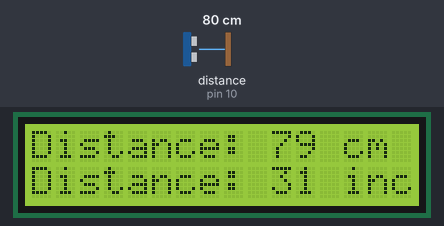
Simulated run of this sketch. Board: Arduino Uno, built with avr-gcc and run on an emulated ATmega328P. Parts: 16×2 character LCD. Wiring (inferred from the names in the program): ultrasonic range finder: trigger pin 9; echo pin 10. The inputs (shaded band) are chosen by the test bench; at power-on: distance to the obstacle (sensor on pin 10) 80 cm. The echo pulse lasts 58.3 µs per cm.

Above: at 1.36 s.
1.4 s: distance to the obstacle (sensor on pin 10) set to 2 cm
At 2.6 s:
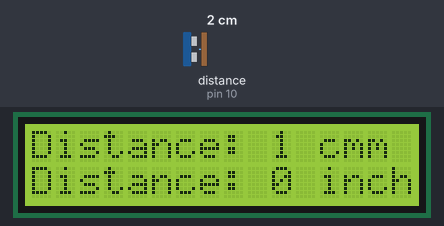
3.0 s: distance to the obstacle (sensor on pin 10) set to 18 cm
At 4.2 s:
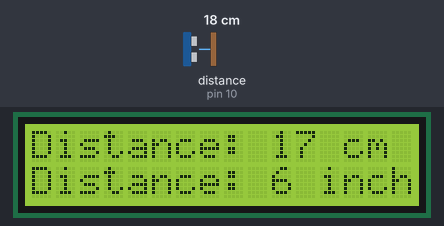
4.5 s: distance to the obstacle (sensor on pin 10) set to 4 cm
At 5.5 s:
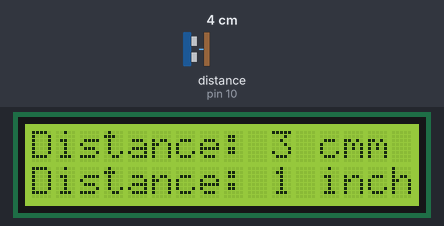
Timing chart, 0 to 7.5 s (numbered marks = the images above; inputs shaded):
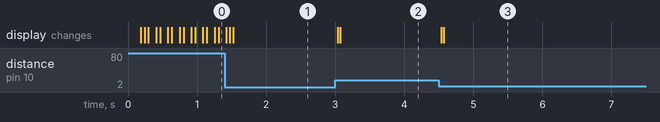

The sketch:

M1_T1P.ino
```cpp
// C++ code
#include <Wire.h>
#include <LiquidCrystal_I2C.h>
LiquidCrystal_I2C lcd(32,16,2);

//defining pins
const int trigger_pin = 9;
const int echo_pin = 10;
//
long duration;
int distance_in_cm, distance_in_inch;
void setup() {
  lcd.begin(16, 2); // Initializes the interface to the LCD screen, and specifies the dimensions (width and height) of the display
  lcd.init();
  lcd.backlight();
  pinMode(trigger_pin, OUTPUT);
  pinMode(echo_pin, INPUT);
  Serial.begin(9600);
}
void loop() {
  digitalWrite(trigger_pin, LOW);
  delayMicroseconds(2);//delay for 2 microseconds

  digitalWrite(trigger_pin, HIGH);
  delayMicroseconds(10);// delay for 10 microseconds

  digitalWrite(trigger_pin, LOW);
  duration = pulseIn(echo_pin, HIGH);

  distance_in_cm = duration * 0.034 / 2;
  distance_in_inch = duration * 0.0133 / 2;
  lcd.setCursor(0, 0); // Sets the location at which subsequent text written to the LCD will be displayed
  lcd.print("Distance: "); // Prints string "Distance" on the LCD
  lcd.print(distance_in_cm); // Prints the distance value from the sensor
  lcd.print(" cm");
  delay(10);
  lcd.setCursor(0, 1);
  lcd.print("Distance: ");
  lcd.print(distance_in_inch);
  lcd.print(" inch");
  delay(10);
}
```

Measured:
- after the input at 1.4 s, the display: first differs from a run without the input after 0.07 s (image 1 shows a later state)
- after the input at 3.0 s, the display: first changes at once (image 2 shows a later state)
- after the input at 4.5 s, the display: first changes at once (image 3 shows a later state)
